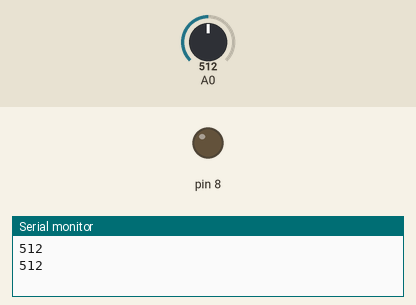
The sketch below on a simulated Arduino Uno, built with avr-gcc and run on an emulated ATmega328P. On the bench: output pins drawn as LEDs (lit = HIGH), the last lines printed to the serial monitor. The inputs (shaded band) are chosen by the test bench; at power-on: A0 = 512.

Above: at 1.8 s.
1.9 s: A0 set to 732
3.4 s: A0 set to 766
At 4.3 s:
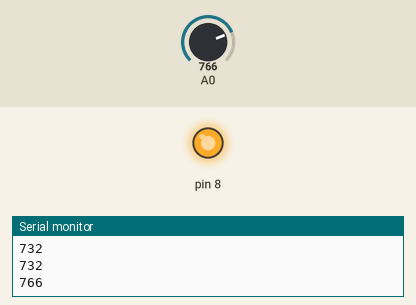
5.5 s: A0 set to 740
At 7.1 s:
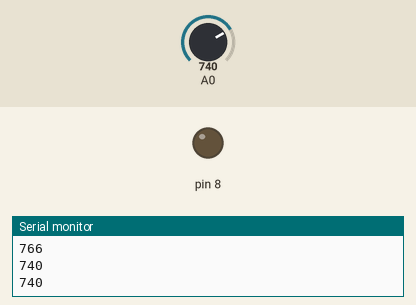
7.5 s: A0 set to 760
At 8.6 s:
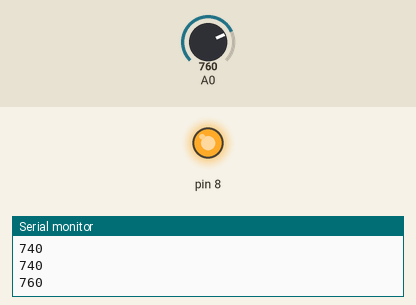
Timing chart, 0 to 10.5 s (numbered marks = the images above; inputs shaded):
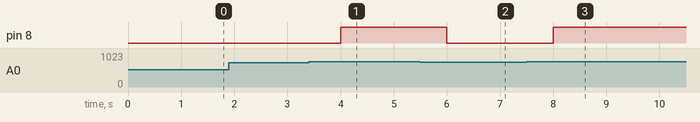

The sketch:

Soil_Moisture_Sentor_with_Buzzer_Sound.ino
```cpp
void setup(){
  Serial.begin(9600);
  pinMode(8,OUTPUT);
  digitalWrite(8,HIGH);
}

void loop(){
  int inValue=analogRead(A0);
  Serial.println(inValue);
  if (inValue > 750) {
    digitalWrite(8,HIGH);
  } else{
    digitalWrite(8,LOW);
  }
  delay(1000);
}
```

Measured:
- the behaviour switches between 750 and 751 on A0 (found by bisection; images 0 and 1)
- after the input at 3.4 s, pin 8: LOW → HIGH after 0.60 s
- after the input at 5.5 s, pin 8: HIGH → LOW after 0.50 s
- after the input at 7.5 s, pin 8: LOW → HIGH after 0.50 s
